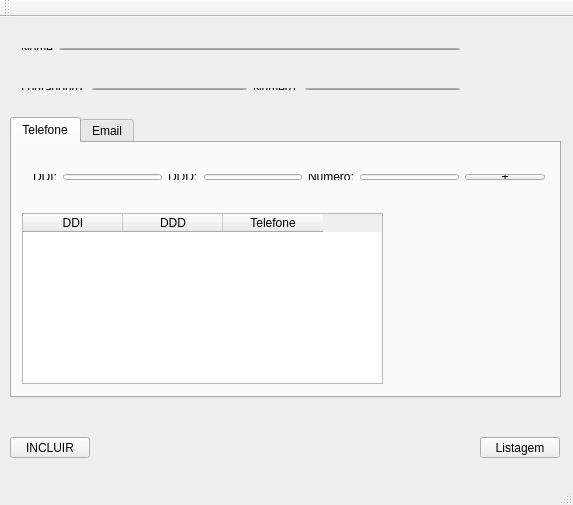
<?xml version="1.0" encoding="UTF-8"?>
<ui version="4.0">
 <class>MainWindow</class>
 <widget class="QMainWindow" name="MainWindow">
  <property name="geometry">
   <rect>
    <x>0</x>
    <y>0</y>
    <width>573</width>
    <height>505</height>
   </rect>
  </property>
  <property name="windowTitle">
   <string>MainWindow</string>
  </property>
  <widget class="QWidget" name="centralWidget">
   <widget class="QPushButton" name="pushButtonIncluir">
    <property name="geometry">
     <rect>
      <x>10</x>
      <y>420</y>
      <width>80</width>
      <height>21</height>
     </rect>
    </property>
    <property name="text">
     <string>INCLUIR</string>
    </property>
   </widget>
   <widget class="QPushButton" name="pushButtonListagem">
    <property name="geometry">
     <rect>
      <x>480</x>
      <y>420</y>
      <width>80</width>
      <height>21</height>
     </rect>
    </property>
    <property name="text">
     <string>Listagem</string>
    </property>
   </widget>
   <widget class="QWidget" name="layoutWidget">
    <property name="geometry">
     <rect>
      <x>10</x>
      <y>20</y>
      <width>461</width>
      <height>24</height>
     </rect>
    </property>
    <layout class="QHBoxLayout" name="horizontalLayout_2">
     <item>
      <widget class="QLabel" name="label_2">
       <property name="text">
        <string>Nome</string>
       </property>
      </widget>
     </item>
     <item>
      <widget class="QLineEdit" name="lineEditNome"/>
     </item>
    </layout>
   </widget>
   <widget class="QWidget" name="layoutWidget">
    <property name="geometry">
     <rect>
      <x>10</x>
      <y>60</y>
      <width>461</width>
      <height>24</height>
     </rect>
    </property>
    <layout class="QHBoxLayout" name="horizontalLayout_4">
     <item>
      <widget class="QLabel" name="label_3">
       <property name="text">
        <string>Logradouro:</string>
       </property>
      </widget>
     </item>
     <item>
      <widget class="QLineEdit" name="lineEditLogradouro"/>
     </item>
     <item>
      <widget class="QLabel" name="label_4">
       <property name="text">
        <string>Numero:</string>
       </property>
      </widget>
     </item>
     <item>
      <widget class="QLineEdit" name="lineEditNumero"/>
     </item>
    </layout>
   </widget>
   <widget class="QTabWidget" name="tabWidget">
    <property name="geometry">
     <rect>
      <x>10</x>
      <y>100</y>
      <width>551</width>
      <height>281</height>
     </rect>
    </property>
    <property name="currentIndex">
     <number>0</number>
    </property>
    <widget class="QWidget" name="tabTelefone">
     <attribute name="title">
      <string>Telefone</string>
     </attribute>
     <widget class="QTableWidget" name="tableWidgetListaTelefone">
      <property name="geometry">
       <rect>
        <x>10</x>
        <y>70</y>
        <width>361</width>
        <height>171</height>
       </rect>
      </property>
      <column>
       <property name="text">
        <string>DDI</string>
       </property>
      </column>
      <column>
       <property name="text">
        <string>DDD</string>
       </property>
      </column>
      <column>
       <property name="text">
        <string>Telefone</string>
       </property>
      </column>
     </widget>
     <widget class="QWidget" name="">
      <property name="geometry">
       <rect>
        <x>10</x>
        <y>20</y>
        <width>534</width>
        <height>28</height>
       </rect>
      </property>
      <layout class="QHBoxLayout" name="horizontalLayout_7">
       <item>
        <layout class="QHBoxLayout" name="horizontalLayout_3">
         <item>
          <widget class="QLabel" name="label_6">
           <property name="text">
            <string>DDI:</string>
           </property>
           <property name="alignment">
            <set>Qt::AlignRight|Qt::AlignTrailing|Qt::AlignVCenter</set>
           </property>
          </widget>
         </item>
         <item>
          <widget class="QLineEdit" name="lineEditDDI"/>
         </item>
         <item>
          <widget class="QLabel" name="label_5">
           <property name="text">
            <string>DDD:</string>
           </property>
          </widget>
         </item>
         <item>
          <widget class="QLineEdit" name="lineEditDDD"/>
         </item>
         <item>
          <layout class="QHBoxLayout" name="horizontalLayout_5">
           <item>
            <widget class="QLabel" name="label_7">
             <property name="text">
              <string>Número:</string>
             </property>
            </widget>
           </item>
           <item>
            <widget class="QLineEdit" name="lineEditNumeroTel"/>
           </item>
          </layout>
         </item>
        </layout>
       </item>
       <item>
        <widget class="QPushButton" name="pushButton_incluirMais">
         <property name="text">
          <string>+</string>
         </property>
        </widget>
       </item>
      </layout>
     </widget>
    </widget>
    <widget class="QWidget" name="tabEmail">
     <attribute name="title">
      <string>Email</string>
     </attribute>
     <widget class="QListWidget" name="listWidgetEmail">
      <property name="geometry">
       <rect>
        <x>10</x>
        <y>70</y>
        <width>441</width>
        <height>171</height>
       </rect>
      </property>
     </widget>
     <widget class="QWidget" name="">
      <property name="geometry">
       <rect>
        <x>10</x>
        <y>20</y>
        <width>491</width>
        <height>26</height>
       </rect>
      </property>
      <layout class="QHBoxLayout" name="horizontalLayout_8">
       <item>
        <layout class="QHBoxLayout" name="horizontalLayout_6">
         <item>
          <widget class="QLabel" name="label_8">
           <property name="text">
            <string>Email:</string>
           </property>
          </widget>
         </item>
         <item>
          <widget class="QLineEdit" name="lineEditEmail"/>
         </item>
        </layout>
       </item>
       <item>
        <widget class="QPushButton" name="pushButton_incluirMaisEmail">
         <property name="text">
          <string>+</string>
         </property>
        </widget>
       </item>
      </layout>
     </widget>
    </widget>
   </widget>
  </widget>
  <widget class="QMenuBar" name="menuBar">
   <property name="geometry">
    <rect>
     <x>0</x>
     <y>0</y>
     <width>573</width>
     <height>20</height>
    </rect>
   </property>
  </widget>
  <widget class="QToolBar" name="mainToolBar">
   <attribute name="toolBarArea">
    <enum>TopToolBarArea</enum>
   </attribute>
   <attribute name="toolBarBreak">
    <bool>false</bool>
   </attribute>
  </widget>
  <widget class="QStatusBar" name="statusBar"/>
 </widget>
 <layoutdefault spacing="6" margin="11"/>
 <resources/>
 <connections/>
</ui>
